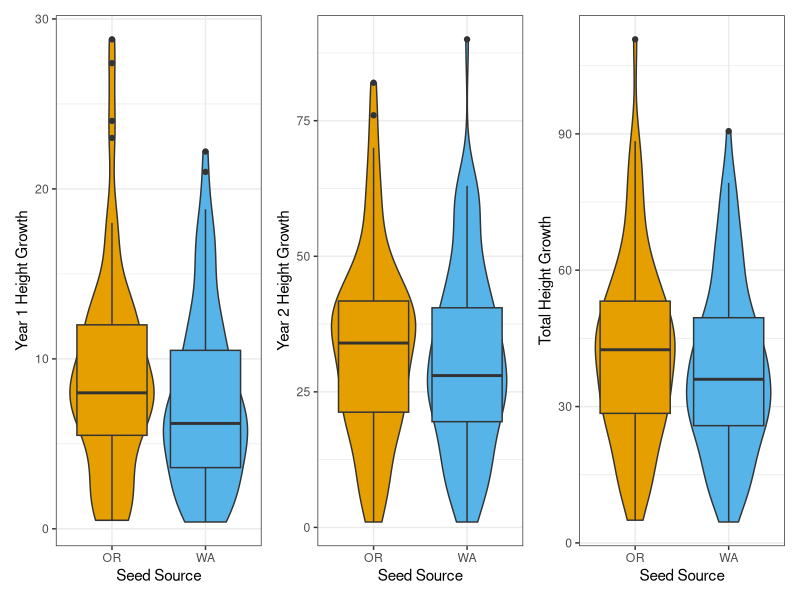
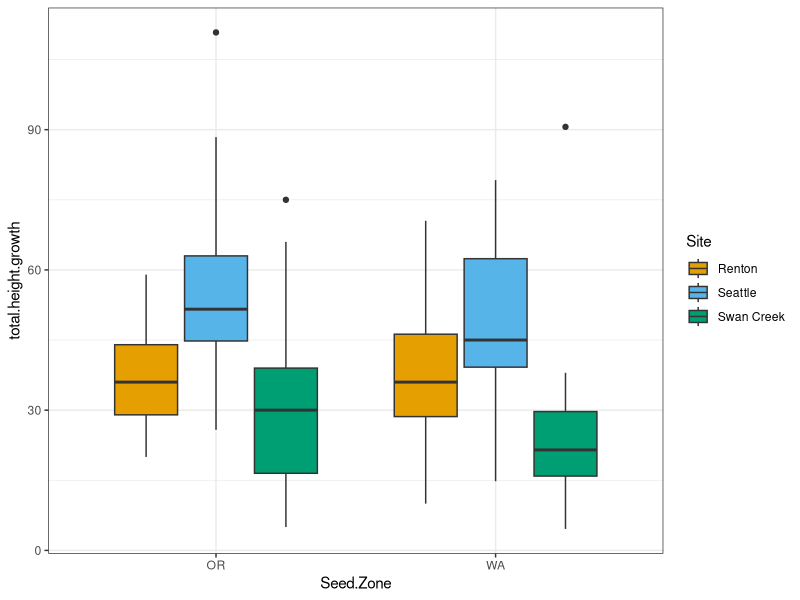
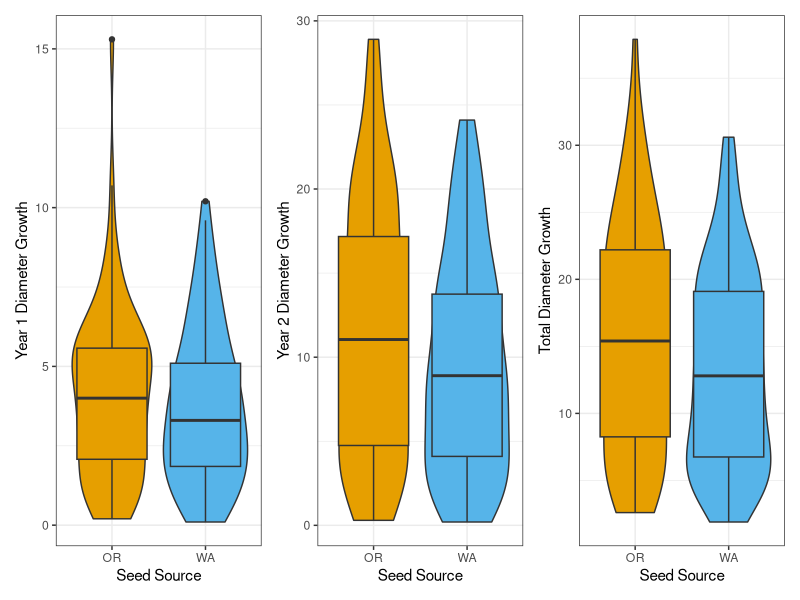
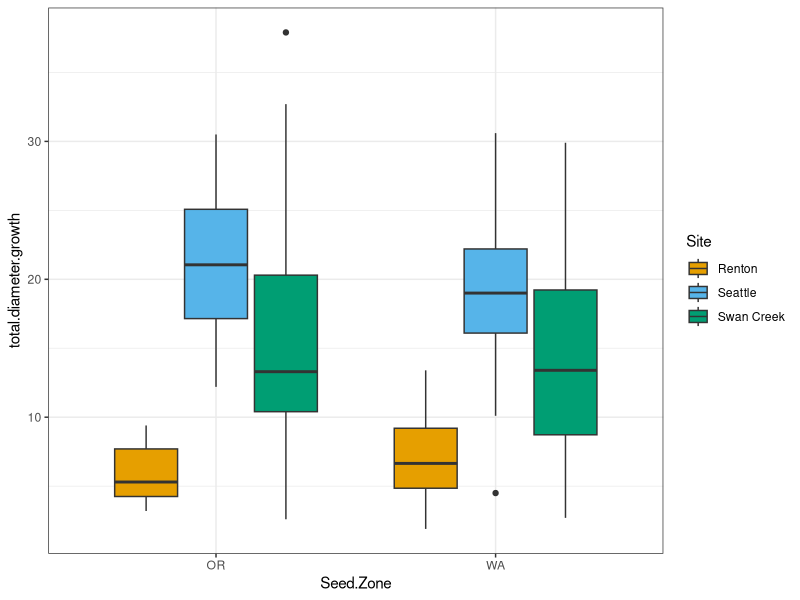
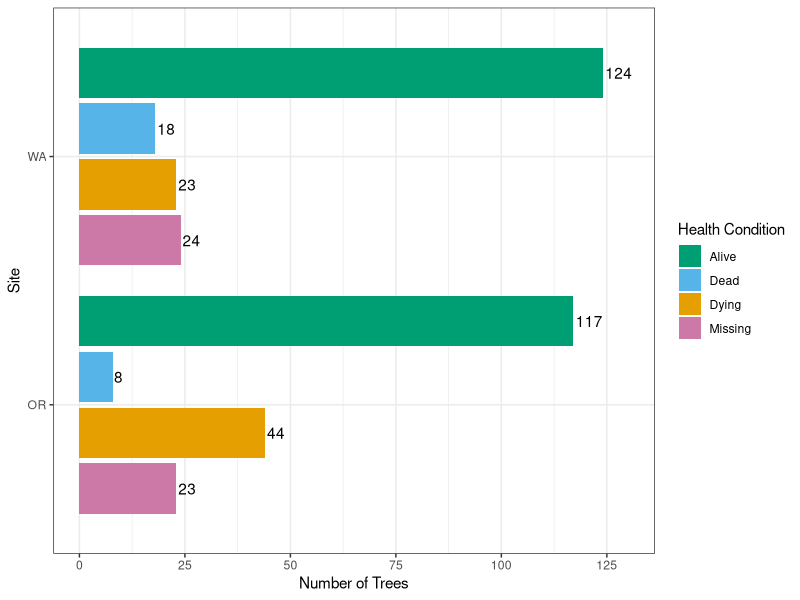
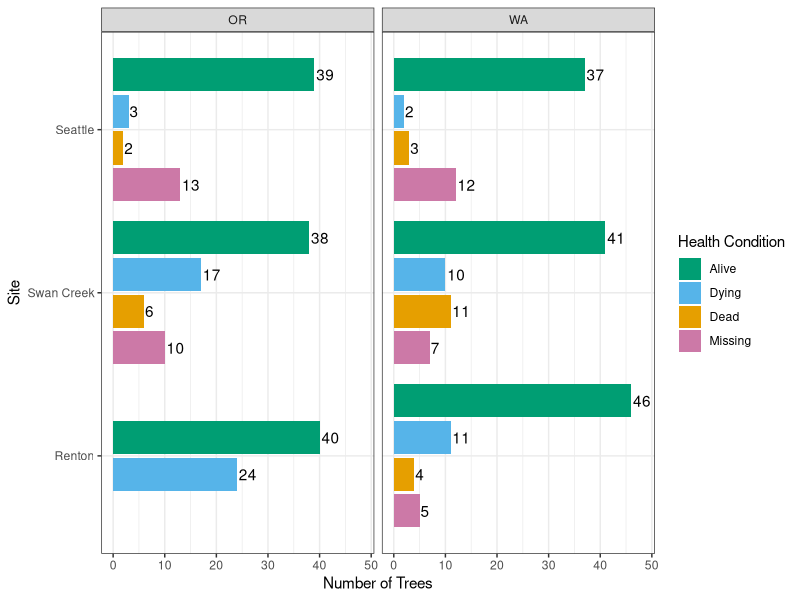

Write R code to recreate these figures, in order.
## ---- chunk 1
knitr::opts_chunk$set(echo = FALSE)
## ---- chunk 2
library(tidyverse)
library(kableExtra)
library(patchwork)
## ---- chunk 3
#2023 changes made in excel 
#y1$Seed.Zone[y1$Seed.Zone=="WA "] <- "WA"
#y1$X2022.Tree.Height..cm.[y1$X2022.Tree.Height..cm.==5408] <- 54.8
#y1$X2022.Tree.Diameter..mm.[y1$X2022.Tree.Diameter..mm.==110.0] <- 11
#y2$X2023.Tree.Diameter..mm.[y2X2022.Tree.Diameter..mm.==123] <- 12.3
#y2$X2023.Tree.Diameter..mm.[y2X2022.Tree.Diameter..mm.==135] <- 13.5

#2023 seattle OR data skipped tree number 14, moved 15, 16, 17 measurements up. 8 was missing
#2023 seattle OR site was missing trees 42 and 43, but recorded trees 39-41 in 2023 were better fit for previous 2022 measurements for 41-43. However, trees were in different row. very confused. Wondering if trees OR42 and OR43 actually got moved to end of OR31 row somehow after site was mapped? 
#2023 seattle OR last row trees 42,43, 46 and 50 were missing. However, tree number 45 fit better with tree 46, feeling confident tree recorded as 45 was actually 46, and 47 was actually missing because trees 47-49 were actually trees 48-50, adjusted
#2023 Swan Creek WA #141 included a 40cm height increase, which must be a mistake. Recommend excluding all trees with greater than 30cm height increases from first analyses. 
#2023 Swan Creek WA #171 included a 70cm height increase, which must be a mistake. Recommend excluding all trees with greater than 30cm height increases from first analyses. 
## ---- chunk 4
y1 <- read.csv("./data/2022 Measurements.csv")
y2 <- read.csv("./data/2023 MeasurementsCorrected.csv")
y3 <- read.csv("./data/2024 Measurementsv3.csv")

y1$Measurement.Year <- 2022
y2$Measurement.Year <- 2023
y3$Measurement.Year <- 2024

y1 <- y1 %>% mutate(Temp.Tree.Number = row_number())

y1 <- y1 %>% select(-c("Year.Measured","Color"))
y2 <- y2 %>% select(-c("Year.Measured","Color"))
y3 <- y3 %>% select(-c("Year.Measured"))
## ---- chunk 5
trees.bind <- bind_rows(y1,y2) %>% bind_rows(.,y3) %>% filter(Site!="Tomanamus" & Site!="" & Site!="Puyallup") %>% droplevels()
## ---- chunk 6
trees.bind$Health[trees.bind$Health==""] <- "Missing"
trees.bind$Health[trees.bind$Health=="missing"] <- "Missing"
trees.bind$Seed.Zone[trees.bind$Seed.Zone=="Wa"] <- "WA"
trees.bind <- trees.bind %>% droplevels()
## ---- chunk 7
trees.bind <- trees.bind %>% group_by(Tree.Number, Site, Seed.Zone) %>% mutate(New.Tree.Number = if_else(is.na(New.Tree.Number),first(na.omit(New.Tree.Number)),New.Tree.Number)) %>%ungroup()

trees.bind <- trees.bind %>% group_by(Tree.Number, Site, Seed.Zone) %>% mutate(Temp.Tree.Number = if_else(is.na(Temp.Tree.Number),first(na.omit(Temp.Tree.Number)),Temp.Tree.Number)) %>%ungroup()

trees.bind <- trees.bind %>%  group_by(Tree.Number, Site, Seed.Zone) %>% mutate(Date.Planted = if_else(is.na(Date.Planted),first(na.omit(Date.Planted)),Date.Planted)) %>%ungroup()

trees.bind <- trees.bind %>%  group_by(Tree.Number, Site, Seed.Zone) %>% mutate(Final.Health = if_else(Measurement.Year == 2024, ifelse(is.na(Health),first(na.omit(Health)),Health),first(na.omit(Health)),Health)) %>% ungroup()
## ---- chunk 8
trees.bind$Date.Measured <- as.Date(trees.bind$Date.Measured,"%m/%d/%y")
trees.bind$Date.Planted <- as.Date(trees.bind$Date.Planted,"%m/%d/%y")

trees.bind <- trees.bind %>% mutate(Planted.Growth.Days=Date.Measured-Date.Planted)
## ---- chunk 9
trees <- trees.bind
## ---- chunk 10
trees$Site <- as.factor(trees$Site)
trees$Seed.Zone <-as.factor(trees$Seed.Zone)
trees$Health <- as.factor(trees$Health)
## ---- chunk 11
# NOTE RENTON OR TREE 180 was entered twice or there is two values for it. We need to look into this further, but for now we removed it from the data.
## ---- chunk 12
trees <- trees %>% filter(Tree.Number!=180 | Site!="Renton" | Seed.Zone!="OR")
## ---- chunk 13
trees.wide <- trees %>% pivot_wider(
    id_cols = c(Tree.Number, Site, Seed.Zone, New.Tree.Number),
    names_from = Measurement.Year,
    values_from = c(Tree.Height..cm., Tree.Diameter..mm.),
    names_glue = "{.value}_{Measurement.Year}") 
## ---- chunk 14
# see if there are any duplicate trees based on number, site, seed zone and year
#{trees} |> summarize(n = n(), .by = c(Tree.Number, Site, Seed.Zone, Measurement.Year)) |> filter(n > 1L)
## ---- chunk 15
trees.wide.growth <- trees.wide %>% mutate(y1.height.growth = Tree.Height..cm._2023-Tree.Height..cm._2022, y2.height.growth = Tree.Height..cm._2024-Tree.Height..cm._2023, y1.diameter.growth = Tree.Diameter..mm._2023-Tree.Diameter..mm._2022, y2.diameter.growth = Tree.Diameter..mm._2024-Tree.Diameter..mm._2023, total.height.growth = Tree.Height..cm._2024-Tree.Height..cm._2022, total.diameter.growth = Tree.Diameter..mm._2024-Tree.Diameter..mm._2022)
## ---- chunk 16
#trees.partial <- trees[1,2,3,9,11,12,13]
#trees.wide.joined <- left_join(trees.wide.growth, trees.partial, by=c("Tree.Number", "Site", "Seed.Zone"))
## ---- chunk 17
#tree.growth <- trees %>% group_by(Tree.Number, Site, Seed.Zone) %>% arrange(Measurement.Year) %>% mutate(Height.Growth = Tree.Height..cm. - lag(Tree.Height..cm.), Diameter.Growth = Tree.Diameter..mm. - lag(Tree.Diameter..mm.)) %>% ungroup()
## ---- chunk 18
#tree.growth.year <- tree.growth %>% group_by(Tree.Number, Site, Seed.Zone, Measurement.Year) %>% reframe(Heigh.Growth=Height.Growth,Diameter.Growth=Diameter.Growth)
## ---- chunk 19
#trees <- left_join(trees,tree.growth.year, by=c("Tree.Number", "Site", "Seed.Zone", "Measurement.Year"))
## ---- chunk 20
# FILTERED ALL TREES with NEGATIVE height increases or NEGATIVE diameter increases
#Data cleaning
#neg.trees <- trees %>% filter(Height.Growth<0)
#neg.trees <- neg.trees[c(1,2,3,5,6,12,13,20,21)]
#pos.trees <- trees %>% filter(Height.Growth>20)
## ---- chunk 21
#trees.pos <- tree.growth %>% filter(Height.Growth>0 & Diameter.Growth>0)  
## ---- chunk 22
trees.wide.pos.total <- trees.wide.growth %>% filter(total.height.growth>0 & total.diameter.growth>0)
trees.wide.pos.y1 <- trees.wide.growth %>% filter(y1.height.growth>0 & y1.diameter.growth>0)
trees.wide.pos.y2 <- trees.wide.growth %>% filter(y2.height.growth>0 & y2.diameter.growth>0)
trees.wide.pos.all <- trees.wide.growth %>% filter(y1.height.growth>0 & y1.diameter.growth>0 & y2.height.growth>0 & y2.diameter.growth>0)
## ---- chunk 23
#a few possible mistakes in measurements with trees greater than 30cm height increase. Removing trees above 24 increase also removes Seattle OR Trees 39-41 which were off in measurements, trees were possibly moved after mapping? 
## ---- chunk 24
#create table summarizing when sites were planted and remeasured.
## ---- chunk 25
#Site.Summary <- trees.pos %>% group_by(Site,Seed.Zone,Measurement.Year) %>% summarize(n=n()) %>% left_join(.,trees.pos,by=c("Site","Seed.Zone","Measurement.Year"),multiple="first")

Site.Summary <- trees.wide.pos.all %>% group_by(Site,Seed.Zone) %>% summarize(n=n())
kable(Site.Summary[c(1,2,3)]) %>% kable_material(c("striped", "hover","condensed"))
## ---- chunk 26
trees.summary <- trees.wide.pos.all %>% group_by(Seed.Zone)  %>% summarize(
n=n(),
mean.height.2024=mean(Tree.Height..cm._2024),
mean.diameter.2024=mean(Tree.Diameter..mm._2024),
mean.y1.height.growth=mean(y1.height.growth,na.rm=TRUE),
mean.y1.diameter.growth=mean(y1.diameter.growth,na.rm=TRUE),
mean.y2.height.growth=mean(y2.height.growth,na.rm=TRUE),
mean.y2.diameter.growth=mean(y2.diameter.growth,na.rm=TRUE),
mean.total.height.growth=mean(total.height.growth,na.rm=TRUE),
mean.total.diameter.growth=mean(total.diameter.growth,na.rm=TRUE))
kable(trees.summary,digits = 2,format = "html", table.attr='class="scrollable-table"') %>% kable_material(c("striped", "hover","condensed")) %>% kable_styling(full_width = F) %>% scroll_box(height = "300px")
## ---- chunk 27
trees.summary.sites <- trees.wide.pos.all %>% group_by(Site,Seed.Zone)  %>% summarize(
n=n(),
mean.height.2024=mean(Tree.Height..cm._2024),
mean.diameter.2024=mean(Tree.Diameter..mm._2024),
mean.y1.height.growth=mean(y1.height.growth,na.rm=TRUE),
mean.y1.diameter.growth=mean(y1.diameter.growth,na.rm=TRUE),
mean.y2.height.growth=mean(y2.height.growth,na.rm=TRUE),
mean.y2.diameter.growth=mean(y2.diameter.growth,na.rm=TRUE),
mean.total.height.growth=mean(total.height.growth,na.rm=TRUE),
mean.total.diameter.growth=mean(total.diameter.growth,na.rm=TRUE))
kable(trees.summary.sites,digits = 2) %>% kable_material(c("striped", "hover","condensed")) %>% kable_styling(full_width = F) %>% scroll_box(height = "300px")
## ---- chunk 28

P1 <- ggplot(trees.wide.pos.all,aes(Seed.Zone,y1.height.growth,fill=Seed.Zone)) +geom_violin() +geom_boxplot() +theme_bw()+guides(fill=FALSE) +scale_fill_manual(values=c("#E69F00", "#56B4E9")) +labs(y= "Year 1 Height Growth", x= "Seed Source") 
P2 <- ggplot(trees.wide.pos.all,aes(Seed.Zone,y2.height.growth,fill=Seed.Zone)) +geom_violin() +geom_boxplot() +theme_bw()+guides(fill=FALSE) +scale_fill_manual(values=c("#E69F00", "#56B4E9")) +labs(y= "Year 2 Height Growth",x= "Seed Source")
P3 <- ggplot(trees.wide.pos.all,aes(Seed.Zone,total.height.growth,fill=Seed.Zone)) +geom_violin() +geom_boxplot() +theme_bw()+guides(fill=FALSE) +scale_fill_manual(values=c("#E69F00", "#56B4E9")) +labs(y= "Total Height Growth",x= "Seed Source")

P1 + P2 + P3
## ---- chunk 29
ggplot(trees.wide.pos.all,aes(Seed.Zone,total.height.growth,fill=Site)) +geom_boxplot() +theme_bw() +scale_fill_manual(values=c("#E69F00", "#56B4E9", "#009E73"))
## ---- chunk 30
P1 <- ggplot(trees.wide.pos.all,aes(Seed.Zone,y1.diameter.growth,fill=Seed.Zone)) +geom_violin() +geom_boxplot() +theme_bw()+guides(fill=FALSE) +scale_fill_manual(values=c("#E69F00", "#56B4E9")) +labs(y= "Year 1 Diameter Growth", x= "Seed Source") 
P2 <- ggplot(trees.wide.pos.all,aes(Seed.Zone,y2.diameter.growth,fill=Seed.Zone)) +geom_violin() +geom_boxplot() +theme_bw()+guides(fill=FALSE) +scale_fill_manual(values=c("#E69F00", "#56B4E9")) +labs(y= "Year 2 Diameter Growth",x= "Seed Source")
P3 <- ggplot(trees.wide.pos.all,aes(Seed.Zone,total.diameter.growth,fill=Seed.Zone)) +geom_violin() +geom_boxplot() +theme_bw()+guides(fill=FALSE) +scale_fill_manual(values=c("#E69F00", "#56B4E9")) +labs(y= "Total Diameter Growth",x= "Seed Source")

P1 + P2 + P3
## ---- chunk 31
ggplot(trees.wide.pos.all,aes(Seed.Zone,total.diameter.growth,fill=Site)) +geom_boxplot() +theme_bw() +scale_fill_manual(values=c("#E69F00", "#56B4E9", "#009E73"))
## ---- chunk 32
trees.condition.zone <- trees %>% group_by(Seed.Zone,Final.Health) %>% summarize(n=n_distinct(Temp.Tree.Number)) %>% filter(Final.Health!="NA")
#kable(trees.condition.zone) %>% kable_material(c("striped", "hover","condensed"))
## ---- chunk 33
ggplot(trees.condition.zone,aes(x = reorder(Seed.Zone, -n),n,fill=Final.Health))+geom_col(position = position_dodge2(preserve = "single",reverse=TRUE))+theme_bw()+coord_flip()+ scale_y_continuous(breaks = c(0,25,50,75,100,125,150),expand = expansion(mult = c(0.05, 0.1))) +scale_fill_manual(values=c( "#009E73","#56B4E9","#E69F00","#CC79A7"))+labs(x="Site",y="Number of Trees",fill="Health Condition") +geom_text(aes(label=n,group=Final.Health),position = position_dodge2(width=0.9,preserve = "single",reverse=TRUE),hjust=-0.1)
## ---- chunk 34
trees.condition <- trees %>% group_by(Site,Seed.Zone,Final.Health) %>% summarize(n=n_distinct(Temp.Tree.Number)) %>% filter(Final.Health!="NA")
#kable(trees.condition) %>% kable_material(c("striped", "hover","condensed"))
## ---- chunk 35
trees.condition$Final.Health <- factor(trees.condition$Final.Health, levels=c('Alive','Dying','Dead','Missing'))
## ---- chunk 36
ggplot(trees.condition,aes(x = reorder(Site, -n),n,fill=Final.Health))+facet_wrap(~Seed.Zone)+geom_col(position = position_dodge2(preserve = "single",reverse=TRUE))+theme_bw()+coord_flip() + scale_y_continuous(expand = expansion(mult = c(0.05, 0.1))) +scale_fill_manual(values=c( "#009E73","#56B4E9","#E69F00","#CC79A7"))+labs(x="Site",y="Number of Trees",fill="Health Condition") +geom_text(aes(label=n,group=Final.Health),position = position_dodge2(width=0.9,preserve = "single",reverse=TRUE),hjust=-0.1)
